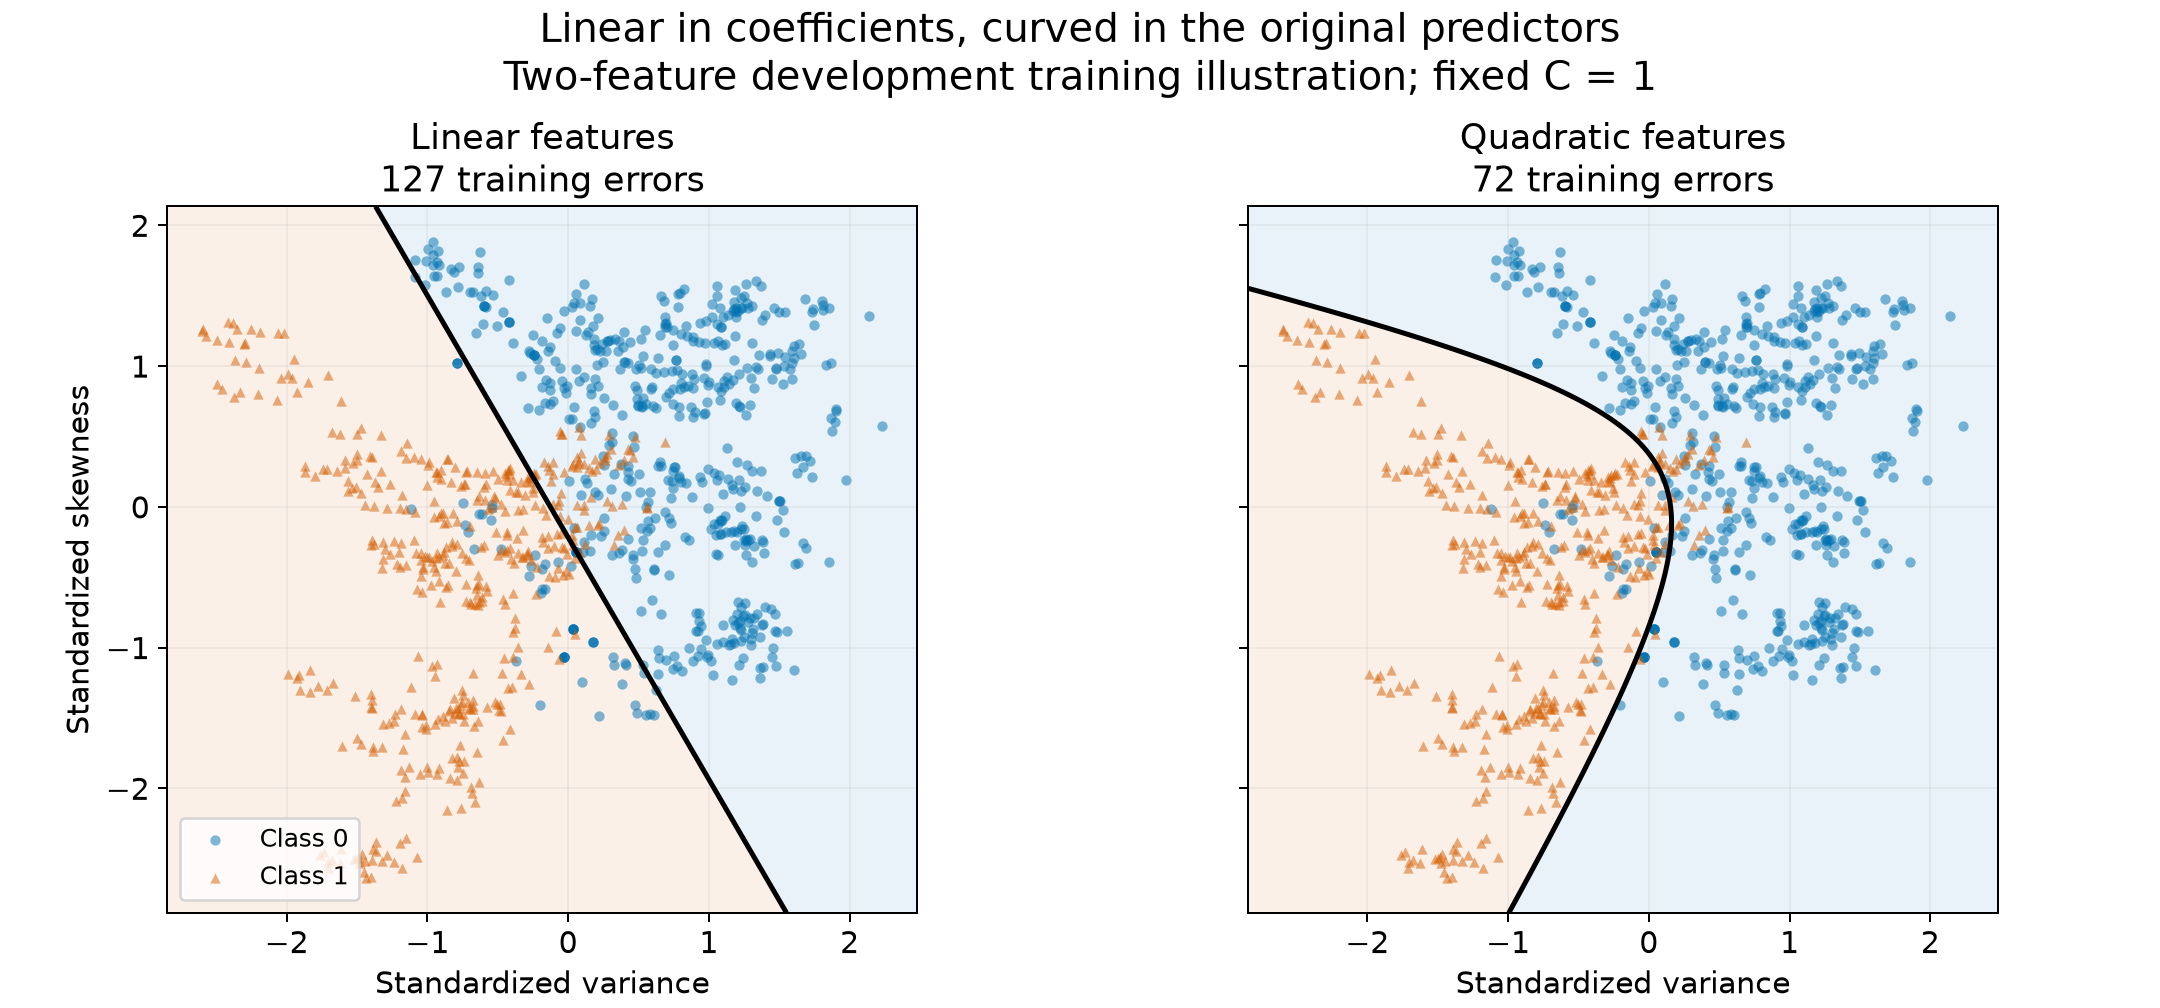

Python code for this plot:
from pathlib import Path
import os
os.environ['MPLCONFIGDIR']=str(Path('.mplcache').resolve())
import json
import numpy as np
import pandas as pd
import matplotlib
matplotlib.use('Agg')
import matplotlib.pyplot as plt
from sklearn.pipeline import make_pipeline
from sklearn.preprocessing import StandardScaler, PolynomialFeatures
from sklearn.svm import SVC
from sklearn.metrics import balanced_accuracy_score

roles=pd.read_csv('banknote_split_roles_v1.csv')
dev_ids=roles.loc[roles.split_role.eq('development'),'row_id'].to_numpy()
dev_set=set(dev_ids)
features=['variance','skewness']
dev=pd.read_csv('banknote_raw.csv',header=None,
    names=features+['kurtosis','entropy','class'],skiprows=lambda i:i+1 not in dev_set)
X=dev[features].to_numpy()
y=dev['class'].to_numpy()
# The first scaling defines z. The second scales expanded columns for fitting.
models={
    'Linear features':make_pipeline(StandardScaler(),SVC(kernel='linear',C=1)),
    'Quadratic features':make_pipeline(StandardScaler(),PolynomialFeatures(degree=2,include_bias=False),StandardScaler(),SVC(kernel='linear',C=1))
}
results=[]
predictions=[]
for name,model in models.items():
    model.fit(X,y)
    pred=model.predict(X)
    results.append({'model':name,'C':1,'features_used':features,
        'training_errors':int(np.sum(pred!=y)),
        'training_balanced_accuracy':float(balanced_accuracy_score(y,pred)),
        'support_vectors':int(len(model[-1].support_)),'solver_fit_status':int(model[-1].fit_status_)})
    predictions.append(pd.DataFrame({'row_id':dev_ids,'model':name,'class':y,'score':model.decision_function(X),'training_prediction':pred}))
quad=models['Quadratic features']
expanded_scaler=quad[2]
# Undo only the expanded-column scaling to express f in z coordinates.
beta=quad[-1].coef_[0]/expanded_scaler.scale_
b0=float(quad[-1].intercept_[0]-np.dot(quad[-1].coef_[0],expanded_scaler.mean_/expanded_scaler.scale_))
term_names=['z_variance','z_skewness','z_variance_squared','z_variance_times_z_skewness','z_skewness_squared']
coeffs={'intercept':b0,**dict(zip(term_names,map(float,beta)))}
zscaler=quad[0]
Z=zscaler.transform(X)
zx,zy=np.meshgrid(np.linspace(Z[:,0].min()-.25,Z[:,0].max()+.25,400),np.linspace(Z[:,1].min()-.25,Z[:,1].max()+.25,400))
zgrid=np.c_[zx.ravel(),zy.ravel()]
xgrid=zscaler.inverse_transform(zgrid)
plt.rcParams.update({'font.size':12,'axes.titlesize':14})
fig,axes=plt.subplots(1,2,figsize=(12,5.6),sharex=True,sharey=True,constrained_layout=True)
for ax,(name,model),result in zip(axes,models.items(),results):
    score=model.decision_function(xgrid).reshape(zx.shape)
    ax.contourf(zx,zy,score,levels=[-1e9,0,1e9],colors=['#0072B2','#D55E00'],alpha=.09)
    for c,color,marker in [(0,'#0072B2','o'),(1,'#D55E00','^')]:
        m=y==c
        ax.scatter(Z[m,0],Z[m,1],c=color,marker=marker,s=17,alpha=.5,linewidths=0,label=f'Class {c}')
    ax.contour(zx,zy,score,levels=[0],colors=['black'],linewidths=2)
    ax.set(xlabel='Standardized variance',title=f'{name}\n{result["training_errors"]} training errors',
           xlim=(zx.min(),zx.max()),ylim=(zy.min(),zy.max()))
    ax.set_aspect('equal',adjustable='box')
    ax.grid(alpha=.15)
axes[0].set_ylabel('Standardized skewness')
axes[0].legend(loc='lower left',fontsize=10)
fig.suptitle('Linear in coefficients, curved in the original predictors\nTwo-feature development training illustration; fixed C = 1',fontsize=16)
fig.savefig('banknote_quadratic_boundary_v1.png',dpi=180)
plt.close(fig)
pd.DataFrame(results).to_csv('banknote_quadratic_boundary_results_v1.csv',index=False)
pd.concat(predictions,ignore_index=True).to_csv('banknote_quadratic_boundary_predictions_v1.csv',index=False)
Path('banknote_quadratic_boundary_coefficients_v1.json').write_text(json.dumps({
    'coefficients_in_standardized_original_predictors':coeffs,
    'original_predictor_means':zscaler.mean_.tolist(),
    'original_predictor_scales':zscaler.scale_.tolist(),
    'expanded_features':term_names,
    'purpose':'Two-feature development training geometry, not four-feature CV or final-test results',
    'pipeline':'Scale original predictors; expand degree 2 without constant; scale expanded columns; linear SVC(C=1)',
    'holdout_accessed':False},indent=2)+'\n')
print(pd.DataFrame(results).to_string(index=False))
print(json.dumps(coeffs,indent=2))
# Check that reported coefficients reconstruct the fitted scores.
reconstructed=b0+quad[1].transform(Z)@beta
print('Coefficient reconstruction maximum difference:',float(np.max(np.abs(reconstructed-quad.decision_function(X)))))
